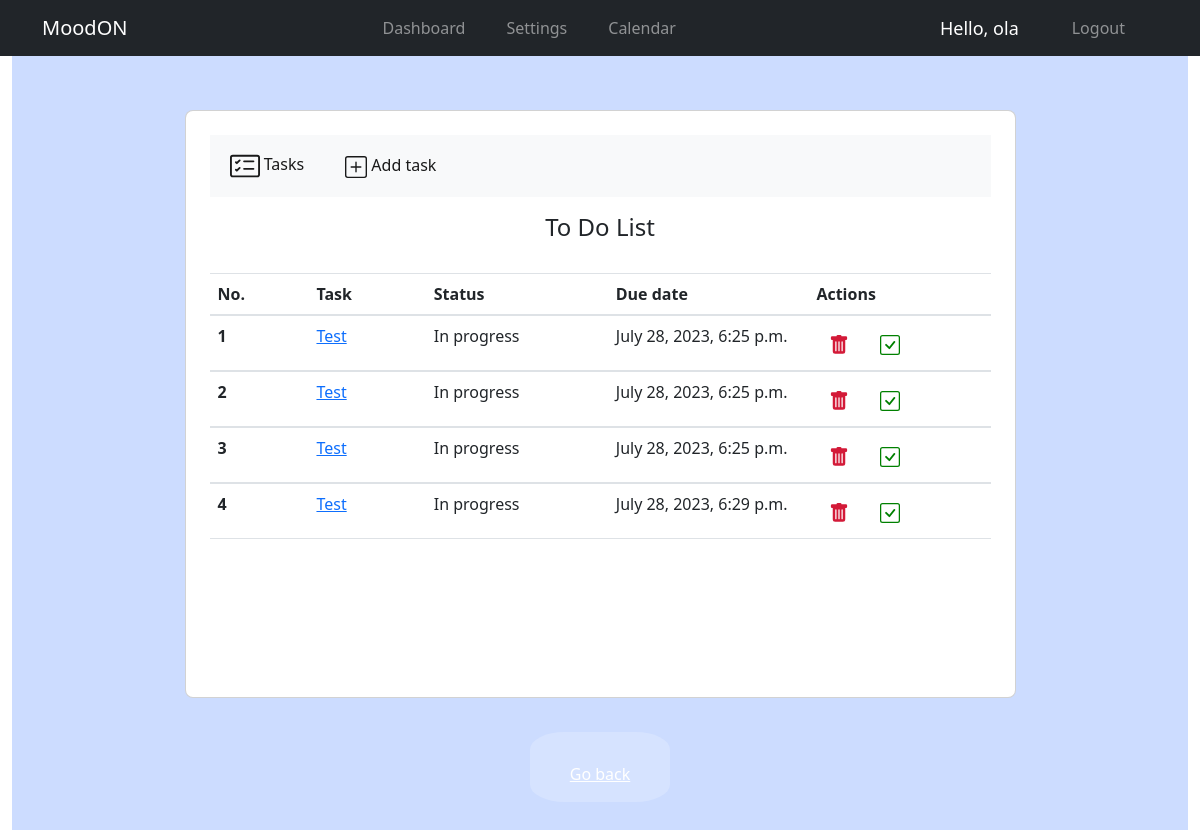
The app's page /to-do/ (signed in), older data.
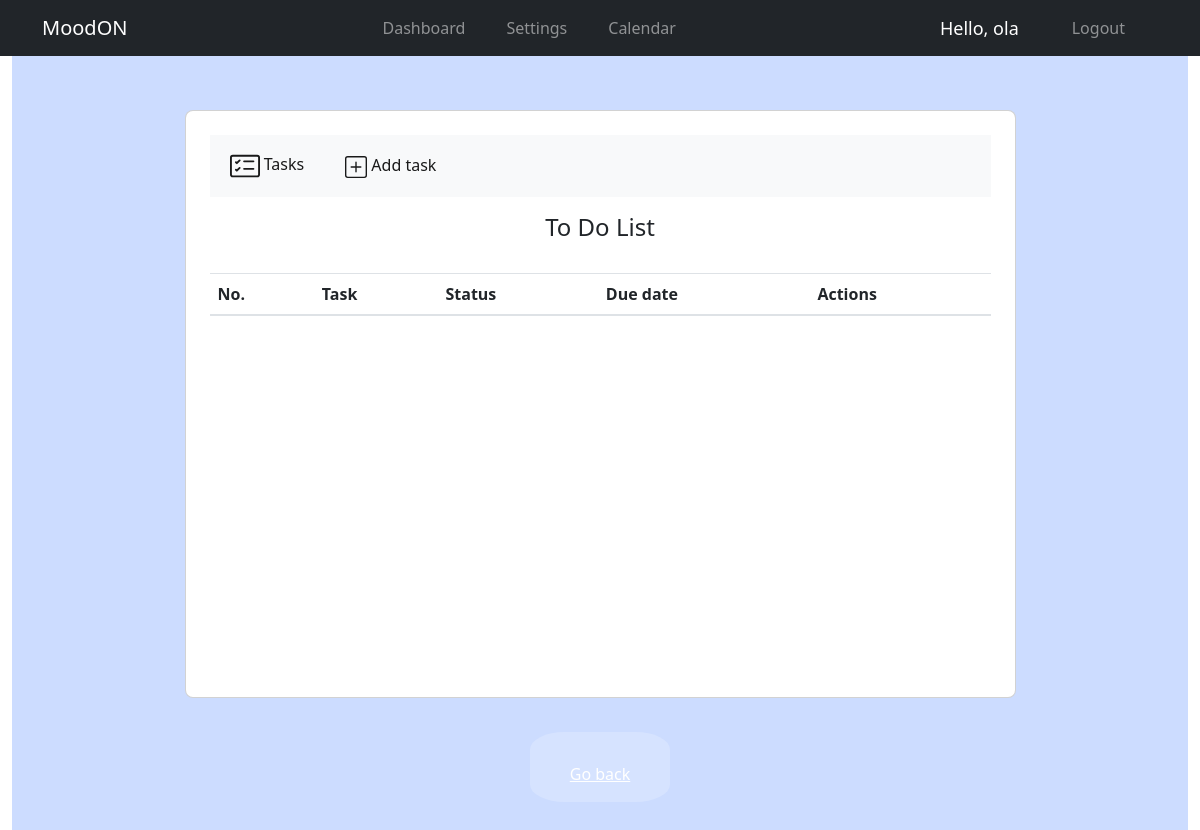
The same page, newer data.
### mood_tracker/models.py (models this page shows, shortened)
class Task(models.Model):
    title = models.CharField(max_length=100)
    description = models.TextField(null=True, blank=True)
    due_date = models.DateTimeField(null=True, blank=True)
    is_finished = models.BooleanField(default=False)
    is_notified = models.BooleanField(default=False)
    class Meta:
        ordering = ('due_date',)
    def has_alarm(self):
        return self.due_date is not None
    def has_expired(self):
        if self.has_alarm():
            return timezone.now() > self.due_date
        else:
            return False
    def status(self):
        if self.is_finished:
            return 'is_finished'
        elif self.has_expired():
            return 'Expired'
        else:
            return "In progress"

### mood_tracker/views.py (the view)
# urls.py: path('to-do/', views.ReminderList.as_view(), name='tasks'),
class ReminderList(LoginRequiredMixin, ListView):
    model = Task
    context_object_name = 'all_tasks'
    template_name ='to-do/task_list.html'
    def get_queryset(self):
        return Task.objects.order_by(F('due_date').asc(nulls_last=True))

### mood_tracker/templates/to-do/task_list.html (shortened to what this page needs)
{% extends 'main/main.html' %}
{% load static %}
{% block content %}
<head>
    <link href="https://cdn.jsdelivr.net/npm/bootstrap@5.2.2/dist/css/bootstrap.min.css" rel="stylesheet">
</head>
<section class="vh-100" style="background-color: #ccdcff;">
    <div class="container py-5 h-100">
        <div class="row d-flex justify-content-center align-items-center h-100">
            <div class="col col-lg-9 col-xl-9">
                <div class="card rounded-3">
                    <div class="card-body p-4">
                        <nav class="navbar navbar-expand-lg navbar-light bg-light">
                            <div class="container-fluid">
                                <ul class="navbar-nav me-auto mb-2 mb-lg-0">
                                    <li class="nav-item ">
                                        <a class="nav-link active" href="/to-do/">
                                            Tasks
                                        </a>
                                    </li>
                                </ul>
                                <div class="collapse navbar-collapse" id="navbarSupportedContent">
                                    <ul class="navbar-nav me-auto mb-2 mb-lg-0">
                                        <li class="nav-item">
                                            <a class="nav-link active" href="{% url 'task_add' %}">
                                                Add task
                                            </a>
                                        </li>
                                    </ul>
                                </div>
                            </div>
                        </nav>
                        <h4 class="text-center my-3 pb-3">To Do List</h4>
                        <div class="inside">
                            <table class="table mb-4">
                                <thead>
                                <tr>
                                    <th scope="col">No.</th>
                                    <th scope="col">Task</th>
                                    <th scope="col">Status</th>
                                    <th scope="col">Due date</th>
                                    <th scope="col">Actions</th>
                                </tr>
                                </thead>
                                {% if all_tasks %}
                                {% for task in all_tasks %}
                                <tbody>
                                <tr>
                                    <th scope="row">{{ forloop.counter }}</th>
                                    <td>
                                        {% if task.is_finished %}
                                        <del>
                                            <a href="{% url 'task_update' task.id %}">
                                                {{task.title}}</a>
                                        </del>
                                        {% elif task.is_assigned%}
                                        <a href="{% url 'task_update' task.id %}">
                                            {{task.title}}
                                            <p>assigned by {{task.assigned_by.first_name}}</p></a>
                                        {% else %}
                                        <a href="{% url 'task_update' task.id %}"> {{task.title}}</a>
                                        {% endif %}
                                    </td>
                                    {% if task.status == "Expired" %}
                                    <td class="passed">{{task.status}}</td>
                                    {% else %}
                                    <td>{{task.status}}</td>
                                    {% endif %}
                                    {% if task.has_alarm %}
                                    <td>{{task.due_date}}</td>
                                    {% else %}
                                    <td>No due date</td>
                                    {% endif %}
                                    <td>
                                        <form action="{% url 'task_delete' task.id%}" method="post" style="display: inline">
                                            <button type="submit" class="btn" onclick="return confirm('are you sure?')">
                                            </button>
                                        </form>
                                        {% if task.has_alarm %}
                                        <a href="{% url 'finish_task' task.id %}" class="btn" onclick="return confirm('you have set an alarm for this task.\nBy setting this task as a is_finished one you will not be is_notified for it.')">
                                        </a>
                                        {% endif %}
                                    </td>
                                </tr>
                                </tbody>
                                {% endfor %}
                                {% endif %}
                            </table>
                        </div>
                    </div>
                </div>
            </div>
            <a class="button" href='/dashboard/' style="text-align: center;">Go back</a>
        </div>
    </div>
</section>
{% endblock %}

### mood_tracker/templates/main/main.html (shortened to what this page needs)
{% load static %}
<!DOCTYPE html>
<html>
    <head>
        <link rel="stylesheet" href="https://cdn.jsdelivr.net/npm/bootstrap@4.3.1/dist/css/bootstrap.min.css">
        <link rel="stylesheet" href="https://rsms.me/inter/inter.css">
    </head>
    <body>
        {% include 'navbar/navbar.html' %}
        <div class="container-fluid">
        {% block content %}
        {% endblock %}
        </div>
    </body>
</html>

### mood_tracker/templates/navbar/navbar.html (shortened to what this page needs)
{% load static %}
<nav class="navbar navbar-expand-lg navbar-dark ftco_navbar bg-dark ftco-navbar-light" id="ftco-navbar">
  <div class="container">
    <a class="navbar-brand" href="/">Mood<span>ON</span></a>
    <div class="collapse navbar-collapse" id="navbarNav">
      <ul class="navbar-nav ml-auto">
        {% if request.user.is_authenticated %}
        <li class="nav-item {% if request.path == item.link %}active{% endif %}">
          <a class="nav-link" href="/dashboard/">Dashboard</a>
        </li>
        <li class="nav-item {% if request.path == item.link %}active{% endif %}">
          <a class="nav-link" href="{% url 'account' %}">Settings</a>
        </li>
        <li class="nav-item {% if request.path == item.link %}active{% endif %}">
          <a class="nav-link" href="{% url 'calendar' %}">Calendar</a>
        </li>
      </ul>
      {% endif %}
      <ul class="navbar-nav ml-auto">
        {% if request.user.is_authenticated %}
        <li class="nav-item">
          <span class="hello-msg">Hello, {{ request.user.username }}</span>
        </li>
        <li class="nav-item">
          <a class="nav-link" href="{% url 'logout' %}">Logout</a>
        </li>
{% endif %}
      </ul>
    </div>
  </div>
</nav>

### mood_tracker/templates/navbar/navbar.html (style rules this page uses)
.navbar li { margin-right: 25px; }
.hello-msg { font-size: 18px; color: #fff; margin-right: 20px; }
.nav-item { display: flex; align-items: center; margin-left: auto; }

### mood_tracker/templates/to-do/task_list.html (style rules this page uses)
.inside { height: 50vh; overflow-y: scroll; }
.button { margin-left: 50%; margin-right: 50%; margin-top: 2%; width: 140px; height: 70px; border-radius: 25% !important; background-color: rgba(255, 255, 255, 0.2); color: white; border: none !important; padding: 30px 30px !important; -webkit-transition: background-color 1s, color 1s, -webkit-transform 0.5s; transition: background-color 1s, transform 0.5s; }

Row changes from the older to the newer data that the page shows:
removed Task: title "Test", status "In progress", due_date "July 28, 2023, 6:25 p.m."
removed Task: title "Test", status "In progress", due_date "July 28, 2023, 6:25 p.m."
removed Task: title "Test", status "In progress", due_date "July 28, 2023, 6:25 p.m."
removed Task: title "Test", status "In progress", due_date "July 28, 2023, 6:29 p.m."
